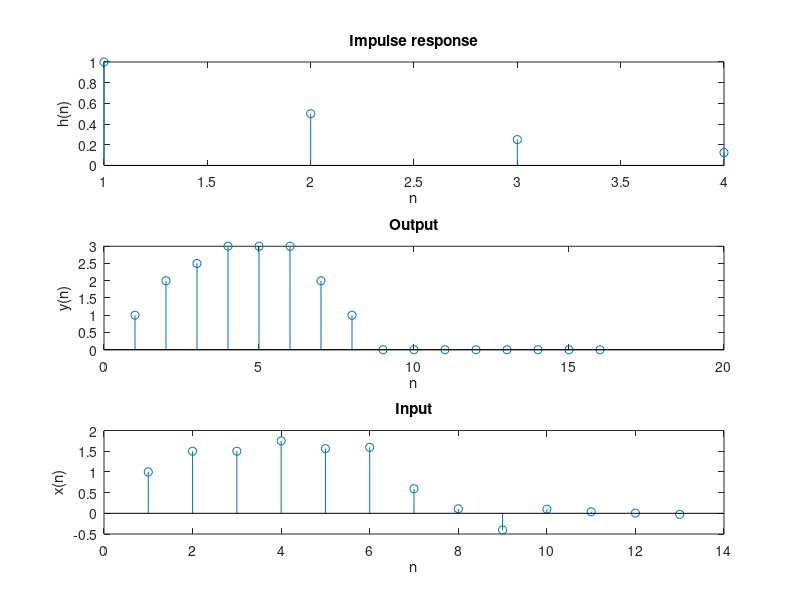

Source code (MATLAB):
clear all;

n=0:3;
h=0.5.^n;

y=[1, 2, 2.5, 3, 3, 3, 2, 1, 0, 0, 0, 0, 0, 0, 0, 0 ];

[x,R]=deconv(y,h);

figure

subplot(3,1,1);
stem(h);
title('Impulse response');
xlabel('n');
ylabel('h(n)');

subplot(3,1,2);
stem(y);
title('Output');
xlabel('n');
ylabel('y(n)');


subplot(3,1,3);
stem(x);
title('Input');
xlabel('n');
ylabel('x(n)');